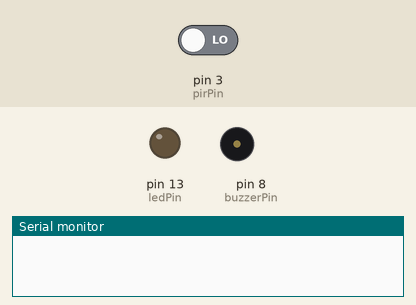
This sketch was run on a simulated Arduino Uno, built with avr-gcc and run on an emulated ATmega328P. Parts: output pins drawn as LEDs (lit = HIGH), buzzer (waves = sounding), the last lines printed to the serial monitor. Inputs (shaded band) come from the test bench; at power-on: pin 3 (pirPin) LOW.

Above: at 1.2 s.
1.3 s: pin 3 (pirPin) driven HIGH
At 3.0 s:
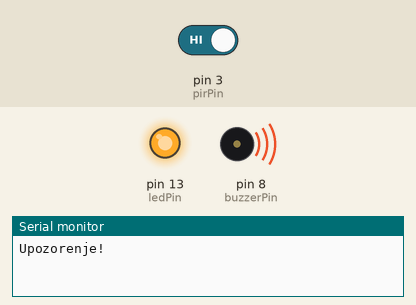
4.3 s: pin 3 (pirPin) driven LOW
At 5.7 s:
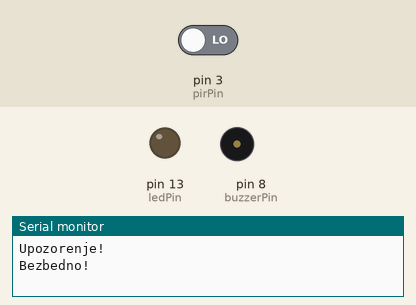
Timing chart, 0 to 7.3 s (numbered marks = the images above; inputs shaded):
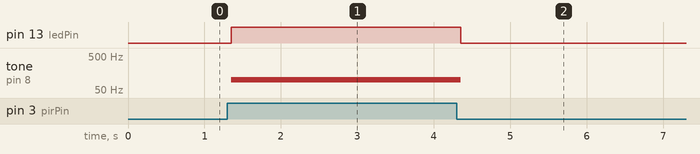

The sketch:

sketch_feb22a.ino
```cpp
// Definisanje konekcionih pinova
#define buzzerPin 8
#define pirPin 3
#define ledPin 13
// Kreiranje promjenljivih
int val = 0;
bool motionState = false; // Startuje se bey detekctovanog pokreta.
void setup() {
// Konfigurisanje pinova
pinMode(buzzerPin, OUTPUT);
pinMode(ledPin, OUTPUT);
pinMode(pirPin, INPUT);
// Iniciranje serijske komunikacije
Serial.begin(9600);
}
// Funkcija za generisanje tona
void alarm(long duration, int freq) {
tone(buzzerPin, freq);
delay(duration);
noTone(buzzerPin);
}
void loop() {
// Očitavanje stanja pirPin-a
val = digitalRead(pirPin);
// Ako je pokret detektovan (pirPin = HIGH), radi sljedeće:
if (val == HIGH) {
digitalWrite(ledPin, HIGH); // Uključi LED na ploči.
alarm(1000, 100); // Uklhuči alarm (duration, frequency).
// Promijeni stanje promjenljive motionState
if (motionState == false) {
Serial.println("Upozorenje!");
motionState = true;
}
}
// If no motion is detected (pirPin = LOW), do the following:
else {
digitalWrite(ledPin, LOW); // Iskluči LED na ploči.
noTone(buzzerPin); // isključi alarm
delay(150);
// Promijeni stanje promjenljive motionState
if (motionState == true) {
Serial.println("Bezbedno!");
motionState = false;
}
}
}
```

Measured:
- after the input at 1.3 s, pin 13 (ledPin): LOW → HIGH after 0.05 s; tone on pin 8 (buzzerPin): silent → 100 Hz after 0.05 s
- after the input at 4.3 s, pin 13 (ledPin): HIGH → LOW after 0.05 s; tone on pin 8 (buzzerPin): 100 Hz → silent after 0.05 s
